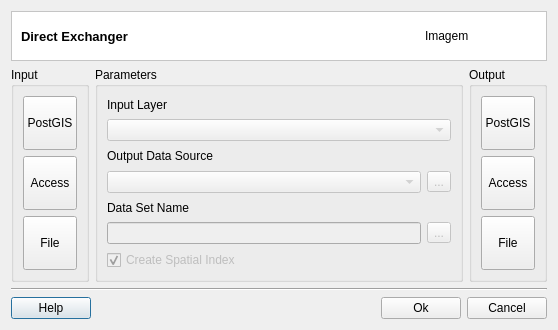
<?xml version="1.0" encoding="UTF-8"?>
<ui version="4.0">
 <class>DirectExchangerDialogForm</class>
 <widget class="QDialog" name="DirectExchangerDialogForm">
  <property name="geometry">
   <rect>
    <x>0</x>
    <y>0</y>
    <width>558</width>
    <height>329</height>
   </rect>
  </property>
  <property name="windowTitle">
   <string>Direct Exchanger</string>
  </property>
  <layout class="QGridLayout" name="gridLayout_16">
   <item row="0" column="0">
    <layout class="QGridLayout" name="gridLayout_15">
     <item row="0" column="0">
      <widget class="QFrame" name="frame_3">
       <property name="styleSheet">
        <string notr="true">QWidget { background: white }</string>
       </property>
       <property name="frameShape">
        <enum>QFrame::StyledPanel</enum>
       </property>
       <property name="frameShadow">
        <enum>QFrame::Sunken</enum>
       </property>
       <layout class="QGridLayout" name="gridLayout_12" columnstretch="0,0">
        <property name="topMargin">
         <number>0</number>
        </property>
        <property name="bottomMargin">
         <number>0</number>
        </property>
        <property name="horizontalSpacing">
         <number>9</number>
        </property>
        <item row="1" column="1">
         <widget class="QLabel" name="m_imgLabel">
          <property name="minimumSize">
           <size>
            <width>112</width>
            <height>48</height>
           </size>
          </property>
          <property name="maximumSize">
           <size>
            <width>48</width>
            <height>48</height>
           </size>
          </property>
          <property name="text">
           <string>Imagem</string>
          </property>
         </widget>
        </item>
        <item row="1" column="0">
         <widget class="QLabel" name="m_titleLabel">
          <property name="font">
           <font>
            <pointsize>10</pointsize>
            <weight>75</weight>
            <bold>true</bold>
           </font>
          </property>
          <property name="text">
           <string>Direct Exchanger</string>
          </property>
         </widget>
        </item>
       </layout>
      </widget>
     </item>
     <item row="1" column="0">
      <layout class="QGridLayout" name="gridLayout_14">
       <item row="0" column="0">
        <widget class="QGroupBox" name="groupBox_2">
         <property name="sizePolicy">
          <sizepolicy hsizetype="Fixed" vsizetype="Preferred">
           <horstretch>0</horstretch>
           <verstretch>0</verstretch>
          </sizepolicy>
         </property>
         <property name="title">
          <string>Input</string>
         </property>
         <layout class="QGridLayout" name="gridLayout_13">
          <item row="0" column="0">
           <layout class="QGridLayout" name="gridLayout_7">
            <item row="0" column="0">
             <widget class="QToolButton" name="m_inputPGISToolButton">
              <property name="sizePolicy">
               <sizepolicy hsizetype="MinimumExpanding" vsizetype="MinimumExpanding">
                <horstretch>0</horstretch>
                <verstretch>0</verstretch>
               </sizepolicy>
              </property>
              <property name="minimumSize">
               <size>
                <width>54</width>
                <height>54</height>
               </size>
              </property>
              <property name="maximumSize">
               <size>
                <width>54</width>
                <height>54</height>
               </size>
              </property>
              <property name="text">
               <string>PostGIS</string>
              </property>
              <property name="iconSize">
               <size>
                <width>32</width>
                <height>32</height>
               </size>
              </property>
              <property name="checkable">
               <bool>true</bool>
              </property>
              <property name="autoExclusive">
               <bool>true</bool>
              </property>
              <property name="toolButtonStyle">
               <enum>Qt::ToolButtonTextUnderIcon</enum>
              </property>
             </widget>
            </item>
            <item row="1" column="0">
             <widget class="QToolButton" name="m_inputADOToolButton">
              <property name="sizePolicy">
               <sizepolicy hsizetype="MinimumExpanding" vsizetype="MinimumExpanding">
                <horstretch>0</horstretch>
                <verstretch>0</verstretch>
               </sizepolicy>
              </property>
              <property name="minimumSize">
               <size>
                <width>54</width>
                <height>54</height>
               </size>
              </property>
              <property name="maximumSize">
               <size>
                <width>54</width>
                <height>54</height>
               </size>
              </property>
              <property name="text">
               <string>Access</string>
              </property>
              <property name="iconSize">
               <size>
                <width>32</width>
                <height>32</height>
               </size>
              </property>
              <property name="checkable">
               <bool>true</bool>
              </property>
              <property name="autoExclusive">
               <bool>true</bool>
              </property>
              <property name="toolButtonStyle">
               <enum>Qt::ToolButtonTextUnderIcon</enum>
              </property>
             </widget>
            </item>
            <item row="2" column="0">
             <widget class="QToolButton" name="m_inputSHPToolButton">
              <property name="sizePolicy">
               <sizepolicy hsizetype="MinimumExpanding" vsizetype="MinimumExpanding">
                <horstretch>0</horstretch>
                <verstretch>0</verstretch>
               </sizepolicy>
              </property>
              <property name="minimumSize">
               <size>
                <width>54</width>
                <height>54</height>
               </size>
              </property>
              <property name="maximumSize">
               <size>
                <width>54</width>
                <height>54</height>
               </size>
              </property>
              <property name="text">
               <string>File</string>
              </property>
              <property name="iconSize">
               <size>
                <width>32</width>
                <height>32</height>
               </size>
              </property>
              <property name="checkable">
               <bool>true</bool>
              </property>
              <property name="autoExclusive">
               <bool>true</bool>
              </property>
              <property name="toolButtonStyle">
               <enum>Qt::ToolButtonTextUnderIcon</enum>
              </property>
             </widget>
            </item>
           </layout>
          </item>
         </layout>
        </widget>
       </item>
       <item row="0" column="1">
        <widget class="QGroupBox" name="groupBox">
         <property name="sizePolicy">
          <sizepolicy hsizetype="MinimumExpanding" vsizetype="Preferred">
           <horstretch>0</horstretch>
           <verstretch>0</verstretch>
          </sizepolicy>
         </property>
         <property name="title">
          <string>Parameters</string>
         </property>
         <property name="flat">
          <bool>false</bool>
         </property>
         <layout class="QGridLayout" name="gridLayout_18">
          <item row="0" column="0">
           <layout class="QGridLayout" name="gridLayout_17">
            <item row="0" column="0">
             <layout class="QGridLayout" name="gridLayout_6">
              <item row="0" column="0">
               <layout class="QGridLayout" name="gridLayout_3">
                <item row="0" column="0">
                 <widget class="QLabel" name="label">
                  <property name="text">
                   <string>Input Layer</string>
                  </property>
                 </widget>
                </item>
                <item row="1" column="0">
                 <widget class="QComboBox" name="m_inputLayerComboBox">
                  <property name="enabled">
                   <bool>false</bool>
                  </property>
                  <property name="sizePolicy">
                   <sizepolicy hsizetype="MinimumExpanding" vsizetype="Fixed">
                    <horstretch>0</horstretch>
                    <verstretch>0</verstretch>
                   </sizepolicy>
                  </property>
                 </widget>
                </item>
               </layout>
              </item>
             </layout>
            </item>
            <item row="1" column="0">
             <layout class="QGridLayout" name="gridLayout_4">
              <item row="0" column="0">
               <widget class="QLabel" name="label_2">
                <property name="text">
                 <string>Output Data Source</string>
                </property>
               </widget>
              </item>
              <item row="1" column="0">
               <widget class="QComboBox" name="m_outputDataSourceComboBox">
                <property name="enabled">
                 <bool>false</bool>
                </property>
               </widget>
              </item>
              <item row="1" column="1">
               <widget class="QToolButton" name="m_dsToolButton">
                <property name="enabled">
                 <bool>false</bool>
                </property>
                <property name="text">
                 <string>...</string>
                </property>
               </widget>
              </item>
             </layout>
            </item>
            <item row="2" column="0">
             <layout class="QGridLayout" name="gridLayout_2">
              <item row="1" column="0">
               <layout class="QGridLayout" name="gridLayout">
                <item row="0" column="0">
                 <widget class="QLineEdit" name="m_dataSetLineEdit">
                  <property name="enabled">
                   <bool>false</bool>
                  </property>
                 </widget>
                </item>
                <item row="0" column="1">
                 <widget class="QToolButton" name="m_dirToolButton">
                  <property name="enabled">
                   <bool>false</bool>
                  </property>
                  <property name="text">
                   <string>...</string>
                  </property>
                 </widget>
                </item>
               </layout>
              </item>
              <item row="0" column="0">
               <widget class="QLabel" name="label_3">
                <property name="text">
                 <string>Data Set Name</string>
                </property>
               </widget>
              </item>
             </layout>
            </item>
            <item row="3" column="0">
             <widget class="QCheckBox" name="m_spatialIndexCheckBox">
              <property name="enabled">
               <bool>false</bool>
              </property>
              <property name="text">
               <string>Create Spatial Index</string>
              </property>
              <property name="checked">
               <bool>true</bool>
              </property>
             </widget>
            </item>
           </layout>
          </item>
         </layout>
        </widget>
       </item>
       <item row="0" column="2">
        <widget class="QGroupBox" name="groupBox_3">
         <property name="sizePolicy">
          <sizepolicy hsizetype="Fixed" vsizetype="Preferred">
           <horstretch>0</horstretch>
           <verstretch>0</verstretch>
          </sizepolicy>
         </property>
         <property name="title">
          <string>Output</string>
         </property>
         <layout class="QGridLayout" name="gridLayout_9">
          <item row="0" column="0">
           <layout class="QGridLayout" name="gridLayout_8">
            <item row="0" column="0">
             <widget class="QToolButton" name="m_outputPGISToolButton">
              <property name="sizePolicy">
               <sizepolicy hsizetype="MinimumExpanding" vsizetype="MinimumExpanding">
                <horstretch>0</horstretch>
                <verstretch>0</verstretch>
               </sizepolicy>
              </property>
              <property name="minimumSize">
               <size>
                <width>54</width>
                <height>54</height>
               </size>
              </property>
              <property name="maximumSize">
               <size>
                <width>54</width>
                <height>54</height>
               </size>
              </property>
              <property name="text">
               <string>PostGIS</string>
              </property>
              <property name="iconSize">
               <size>
                <width>32</width>
                <height>32</height>
               </size>
              </property>
              <property name="checkable">
               <bool>true</bool>
              </property>
              <property name="autoExclusive">
               <bool>true</bool>
              </property>
              <property name="toolButtonStyle">
               <enum>Qt::ToolButtonTextUnderIcon</enum>
              </property>
             </widget>
            </item>
            <item row="1" column="0">
             <widget class="QToolButton" name="m_outputADOToolButton">
              <property name="sizePolicy">
               <sizepolicy hsizetype="MinimumExpanding" vsizetype="MinimumExpanding">
                <horstretch>0</horstretch>
                <verstretch>0</verstretch>
               </sizepolicy>
              </property>
              <property name="minimumSize">
               <size>
                <width>54</width>
                <height>54</height>
               </size>
              </property>
              <property name="maximumSize">
               <size>
                <width>54</width>
                <height>54</height>
               </size>
              </property>
              <property name="text">
               <string>Access</string>
              </property>
              <property name="iconSize">
               <size>
                <width>32</width>
                <height>32</height>
               </size>
              </property>
              <property name="checkable">
               <bool>true</bool>
              </property>
              <property name="autoExclusive">
               <bool>true</bool>
              </property>
              <property name="toolButtonStyle">
               <enum>Qt::ToolButtonTextUnderIcon</enum>
              </property>
             </widget>
            </item>
            <item row="2" column="0">
             <widget class="QToolButton" name="m_outputSHPToolButton">
              <property name="sizePolicy">
               <sizepolicy hsizetype="MinimumExpanding" vsizetype="MinimumExpanding">
                <horstretch>0</horstretch>
                <verstretch>0</verstretch>
               </sizepolicy>
              </property>
              <property name="minimumSize">
               <size>
                <width>54</width>
                <height>54</height>
               </size>
              </property>
              <property name="maximumSize">
               <size>
                <width>54</width>
                <height>54</height>
               </size>
              </property>
              <property name="text">
               <string>File</string>
              </property>
              <property name="iconSize">
               <size>
                <width>32</width>
                <height>32</height>
               </size>
              </property>
              <property name="checkable">
               <bool>true</bool>
              </property>
              <property name="autoExclusive">
               <bool>true</bool>
              </property>
              <property name="toolButtonStyle">
               <enum>Qt::ToolButtonTextUnderIcon</enum>
              </property>
             </widget>
            </item>
           </layout>
          </item>
         </layout>
        </widget>
       </item>
      </layout>
     </item>
     <item row="2" column="0">
      <layout class="QGridLayout" name="gridLayout_10">
       <item row="0" column="0">
        <widget class="Line" name="line">
         <property name="orientation">
          <enum>Qt::Horizontal</enum>
         </property>
        </widget>
       </item>
       <item row="1" column="0">
        <layout class="QGridLayout" name="gridLayout_11">
         <item row="0" column="0">
          <widget class="QPushButton" name="m_helpPushButton">
           <property name="text">
            <string>Help</string>
           </property>
          </widget>
         </item>
         <item row="0" column="2">
          <widget class="QPushButton" name="m_okPushButton">
           <property name="text">
            <string>Ok</string>
           </property>
          </widget>
         </item>
         <item row="0" column="1">
          <spacer name="horizontalSpacer">
           <property name="orientation">
            <enum>Qt::Horizontal</enum>
           </property>
           <property name="sizeHint" stdset="0">
            <size>
             <width>40</width>
             <height>20</height>
            </size>
           </property>
          </spacer>
         </item>
         <item row="0" column="3">
          <widget class="QPushButton" name="m_cancelPushButton">
           <property name="text">
            <string>Cancel</string>
           </property>
          </widget>
         </item>
        </layout>
       </item>
      </layout>
     </item>
    </layout>
   </item>
  </layout>
 </widget>
 <tabstops>
  <tabstop>m_inputPGISToolButton</tabstop>
  <tabstop>m_inputADOToolButton</tabstop>
  <tabstop>m_inputSHPToolButton</tabstop>
  <tabstop>m_inputLayerComboBox</tabstop>
  <tabstop>m_outputDataSourceComboBox</tabstop>
  <tabstop>m_dataSetLineEdit</tabstop>
  <tabstop>m_dirToolButton</tabstop>
  <tabstop>m_spatialIndexCheckBox</tabstop>
  <tabstop>m_outputPGISToolButton</tabstop>
  <tabstop>m_outputADOToolButton</tabstop>
  <tabstop>m_outputSHPToolButton</tabstop>
  <tabstop>m_okPushButton</tabstop>
  <tabstop>m_cancelPushButton</tabstop>
  <tabstop>m_helpPushButton</tabstop>
 </tabstops>
 <resources/>
 <connections>
  <connection>
   <sender>m_cancelPushButton</sender>
   <signal>clicked()</signal>
   <receiver>DirectExchangerDialogForm</receiver>
   <slot>reject()</slot>
   <hints>
    <hint type="sourcelabel">
     <x>506</x>
     <y>307</y>
    </hint>
    <hint type="destinationlabel">
     <x>505</x>
     <y>328</y>
    </hint>
   </hints>
  </connection>
 </connections>
</ui>
